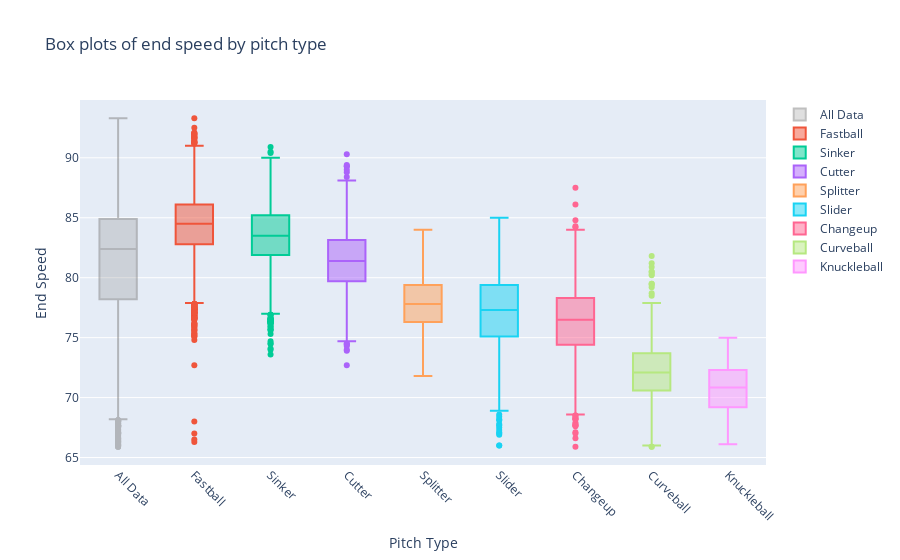

Write notebook code for a chart like this one.
### Markdown cell above
End speed strongly varies according to pitch types, with the median speed as a good indicator to determine the type. Although the patterns of the boxplots are strongly similar with start_speed.

### Code cell
# get median end_speed 
median_speed = df.groupby('pitch_type')['end_speed'].median()

sorted_pitch_types = median_speed.sort_values(ascending = False).index

box_plots = []

# ADD BOXPLOT FOR ALL DATA
box_plots.append(
  go.Box(
    y = df['end_speed'],
    name = 'All Data',
    boxpoints = 'outliers',
    marker = dict(color = 'grey'),
    opacity = 0.5
  )
)
    
for pitch_type in sorted_pitch_types:
  box_plots.append(
    go.Box(
      y = df[df['pitch_type'] == pitch_type]['end_speed'],
      name = pitch_type,
      boxpoints = 'outliers',
      #jitter = 0.3,
      #pointpos = -1.8
    )
)
 
fig = go.Figure(data = box_plots)

fig.update_layout(
  title = "Box plots of end speed by pitch type",
  xaxis_title = "Pitch Type",
  yaxis_title = "End Speed",
  xaxis = dict(tickangle = 45),
  #boxmode = "group"
)

fig.show()

### Figure 1 — Plotly figure (JSON) as saved in the notebook; plotly's stock layout.template omitted (floating-point values rounded to 4 significant figures; data arrays with more than 128 entries replaced by an {"elided": "..."} marker saying what was removed)
{"data": [{"boxpoints": "outliers", "marker": {"color": "grey"}, "name": "All Data", "opacity": 0.5, "type": "box", "y": {"elided": "16239 float values"}}, {"boxpoints": "outliers", "name": "Fastball", "type": "box", "y": {"elided": "7861 float values"}}, {"boxpoints": "outliers", "name": "Sinker", "type": "box", "y": {"elided": "2179 float values"}}, {"boxpoints": "outliers", "name": "Cutter", "type": "box", "y": {"elided": "996 float values"}}, {"boxpoints": "outliers", "name": "Splitter", "type": "box", "y": {"elided": "253 float values"}}, {"boxpoints": "outliers", "name": "Slider", "type": "box", "y": {"elided": "2065 float values"}}, {"boxpoints": "outliers", "name": "Changeup", "type": "box", "y": {"elided": "1935 float values"}}, {"boxpoints": "outliers", "name": "Curveball", "type": "box", "y": {"elided": "896 float values"}}, {"boxpoints": "outliers", "name": "Knuckleball", "type": "box", "y": [69.2, 72.5, 67.3, 66.1, 71, 73.7, 72.2, 71.9, 66.3, 72.8, 67.2, 71.3, 71.7, 71.8, 73.1, 72.9, 72.4, 73.7, 73.6, 71.8, 69.7, 73.2, 73.6, 69.8, 75, 70.5, 71, 74.3, 68.3, 69.4, 72, 68.6, 71.4, 69, 70.4, 73, 70.4, 70.8, 66.9, 67.9, 70.5, 69.4, 72.3, 68.2, 71.9, 69.3, 69.2, 68.8, 70.3, 67.5, 70.9, 70.9, 69.6, 70.6]}], "layout": {"title": {"text": "Box plots of end speed by pitch type"}, "xaxis": {"tickangle": 45, "title": {"text": "Pitch Type"}}, "yaxis": {"title": {"text": "End Speed"}}}}
